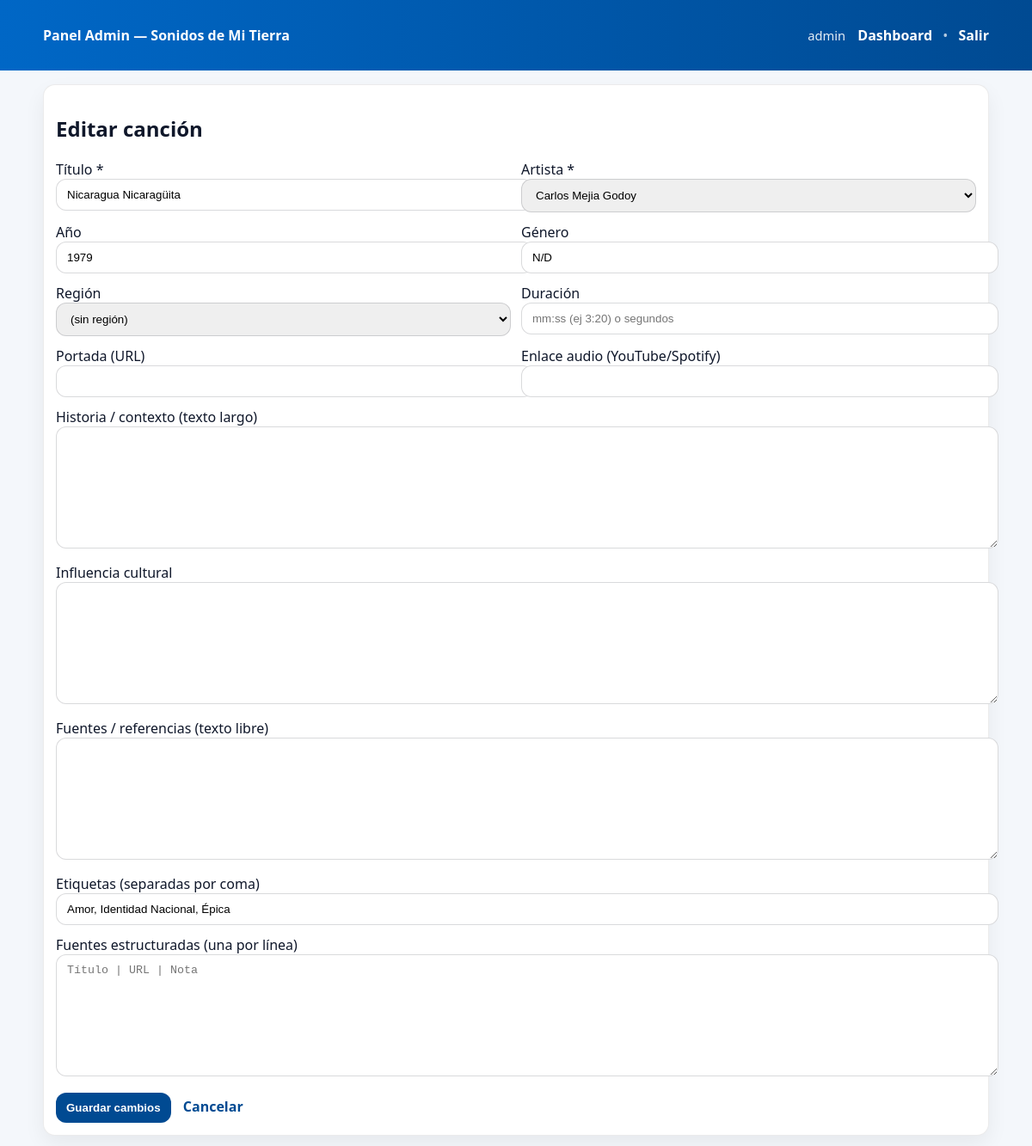
/admin/songs/2/edit (signed in), run on the app's committed database.
### models.py (models this page shows, shortened)
class Song(db.Model):
    __tablename__ = "songs"
    id = db.Column(db.Integer, primary_key=True)
    title = db.Column(db.String(250), nullable=False)
    year = db.Column(db.Integer, nullable=True)
    iconic_score = db.Column(db.Float, nullable=False, default=0)
    decade = db.Column(db.String(20), nullable=True)
    link = db.Column(db.String(800), nullable=True)
    description = db.Column(db.Text, nullable=True)
    genre = db.Column(db.String(120), nullable=False, default="N/D")
    duration_seconds = db.Column(db.Integer, nullable=True)
    cover_url = db.Column(db.String(800), nullable=True)
    audio_url = db.Column(db.String(800), nullable=True)
    history_context = db.Column(db.Text, nullable=False, default="")
    cultural_influence = db.Column(db.Text, nullable=False, default="")
    references_text = db.Column(db.Text, nullable=False, default="")  # opcional (texto libre)
    artist_id = db.Column(db.Integer, db.ForeignKey("artists.id"), nullable=False)
    region_id = db.Column(db.Integer, db.ForeignKey("regions.id"), nullable=True)
    artist = db.relationship("Artist", back_populates="songs")
    region = db.relationship("Region")
    tags = db.relationship("Tag", secondary=song_tags, back_populates="songs")
    genres = db.relationship("Genre", secondary=song_genres, back_populates="songs")
    regions = db.relationship("Region", secondary=song_regions, back_populates="songs")
    sources = db.relationship("Source", secondary=song_sources, backref="songs")
    __table_args__ = (
        UniqueConstraint("title", "artist_id", name="uq_song_title_artist"),
    )

class Artist(db.Model):
    __tablename__ = "artists"
    id = db.Column(db.Integer, primary_key=True)
    name = db.Column(db.String(200), unique=True, nullable=False)
    birth_year = db.Column(db.Integer, nullable=True)
    death_year = db.Column(db.Integer, nullable=True)
    origin_region = db.Column(db.String(120), nullable=True)
    era = db.Column(db.String(120), nullable=True)
    cultural_contribuitions = db.Column(db.Text, nullable=True)
    bio = db.Column(db.Text, nullable=False, default="")
    active_era = db.Column(db.String(120), nullable=False, default="N/D")
    cultural_contributions = db.Column(db.Text, nullable=False, default="")
    photo_url = db.Column(db.String(500), nullable=True)
    songs = db.relationship("Song", back_populates="artist", cascade="all, delete-orphan")

### admin.py (the view)
@admin.get("/songs/<int:song_id>/edit")
@login_required
def song_edit(song_id: int):
    song = Song.query.get_or_404(song_id)
    artists = Artist.query.order_by(Artist.name.asc()).all()
    regions = Region.query.order_by(Region.name.asc()).all()
    tags_str = ", ".join([t.name for t in song.tags])
    sources_str = "\n".join([f"{s.title} | {s.url or ''} | {s.note or ''}".strip() for s in song.sources])
    return render_template(
        "song_form.html",
        mode="edit",
        song=song,
        artists=artists,
        regions=regions,
        tags_str=tags_str,
        sources_str=sources_str
    )

### admin.py (called while the page is built)
@admin.before_app_request
def csrf_protect():
    if request.path.startswith("/admin"):
        validate_csrf()

@admin.app_context_processor
def inject_csrf():
    return {"csrf_token": generate_csrf_token()}

### auth.py (called while the page is built)
def login_required(view):
    @wraps(view)
    def wrapped(*args, **kwargs):
        if not session.get("admin_user"):
            return redirect(url_for("admin.login", next=request.path))
        return view(*args, **kwargs)
    return wrapped

def generate_csrf_token():
    token = session.get("_csrf_token")
    if not token:
        token = secrets.token_urlsafe(32)
        session["_csrf_token"] = token
    return token

def validate_csrf():
    if request.method in ("POST", "PUT", "DELETE"):
        form_token = request.form.get("csrf_token") or request.headers.get("X-CSRF-Token")
        session_token = session.get("_csrf_token")
        if not form_token or not session_token or form_token != session_token:
            abort(403, description="CSRF token missing/invalid")

### templates/song_form.html (shortened to what this page needs)
{% extends "admin_base.html" %}
{% block content %}
<div class="card">
  <h2>{{ "Nueva canción" if mode=="create" else "Editar canción" }}</h2>
  <form method="post">
    <div class="grid" style="grid-template-columns:1fr 1fr;">
      <div>
        <label>Título *</label>
        <input name="title" required value="{{ song.title if song else '' }}"/>
      </div>
      <div>
        <label>Artista *</label>
        <select name="artist_id" required>
          {% for a in artists %}
            <option value="{{ a.id }}" {% if song and song.artist_id==a.id %}selected{% endif %}>{{ a.name }}</option>
          {% endfor %}
        </select>
      </div>
      <div>
        <label>Año</label>
        <input name="year" placeholder="1978" value="{{ song.year if song and song.year else '' }}"/>
      </div>
      <div>
        <label>Género</label>
        <input name="genre" value="{{ song.genre if song else '' }}" placeholder="Son Nica, Folklore..."/>
      </div>
      <div>
        <label>Región</label>
        <select name="region_id">
          <option value="">(sin región)</option>
        </select>
      </div>
      <div>
        <label>Duración</label>
        <input name="duration" placeholder="mm:ss (ej 3:20) o segundos" value="{{ (song.duration_seconds if song and song.duration_seconds else '') }}"/>
      </div>
      <div>
        <label>Portada (URL)</label>
        <input name="cover_url" value="{{ song.cover_url if song and song.cover_url else '' }}"/>
      </div>
      <div>
        <label>Enlace audio (YouTube/Spotify)</label>
        <input name="audio_url" value="{{ song.audio_url if song and song.audio_url else '' }}"/>
      </div>
    </div>
    <div style="height:12px"></div>
    <label>Historia / contexto (texto largo)</label>
    <textarea name="history_context">{{ song.history_context if song else '' }}</textarea>
    <div style="height:12px"></div>
    <label>Influencia cultural</label>
    <textarea name="cultural_influence">{{ song.cultural_influence if song else '' }}</textarea>
    <div style="height:12px"></div>
    <label>Fuentes / referencias (texto libre)</label>
    <textarea name="references_text">{{ song.references_text if song else '' }}</textarea>
    <div style="height:12px"></div>
    <label>Etiquetas (separadas por coma)</label>
    <input name="tags" value="{{ tags_str if tags_str is defined else '' }}" placeholder="identidad, folklore, historia"/>
    <div style="height:12px"></div>
    <label>Fuentes estructuradas (una por línea)</label>
    <textarea name="sources" placeholder="Título | URL | Nota">{{ sources_str if sources_str is defined else '' }}</textarea>
    <div style="height:14px"></div>
    <button class="btn" type="submit">{{ "Crear" if mode=="create" else "Guardar cambios" }}</button>
    <a style="margin-left:10px" href="{{ url_for('admin.dashboard') }}">Cancelar</a>
  </form>
</div>
{% endblock %}

### static/admin.css (style rules this page uses)
body { font-family: system-ui,Segoe UI,Roboto,Arial; margin:0; background:#f4f7fb; color:#0f172a; }
a { color:#004a92; text-decoration:none; font-weight:700; }
.card { background:#fff; border:1px solid rgba(2,8,23,.08); border-radius:14px; padding:14px; box-shadow:0 10px 25px rgba(2,8,23,.06); }
.grid { display:grid; grid-template-columns: 1.2fr .8fr; gap:12px; }
input,select,textarea { width:100%; padding:10px 12px; border-radius:12px; border:1px solid rgba(2,8,23,.15); }
textarea { min-height:120px; }
.btn { display:inline-block; background:#004a92; color:#fff; border:0; border-radius:12px; padding:10px 12px; cursor:pointer; font-weight:800; }

### data on the page
Song: title "Nicaragua Nicaragüita", artist_id "Carlos Mejia Godoy", year "1979", genre "N/D"

### other printed values
{{ session.get('admin_user') }} "admin"
{{ "Nueva canción" if mode=="create" else "Editar canción" }} "Editar canción"
{{ "Crear" if mode=="create" else "Guardar cambios" }} "Guardar cambios"
